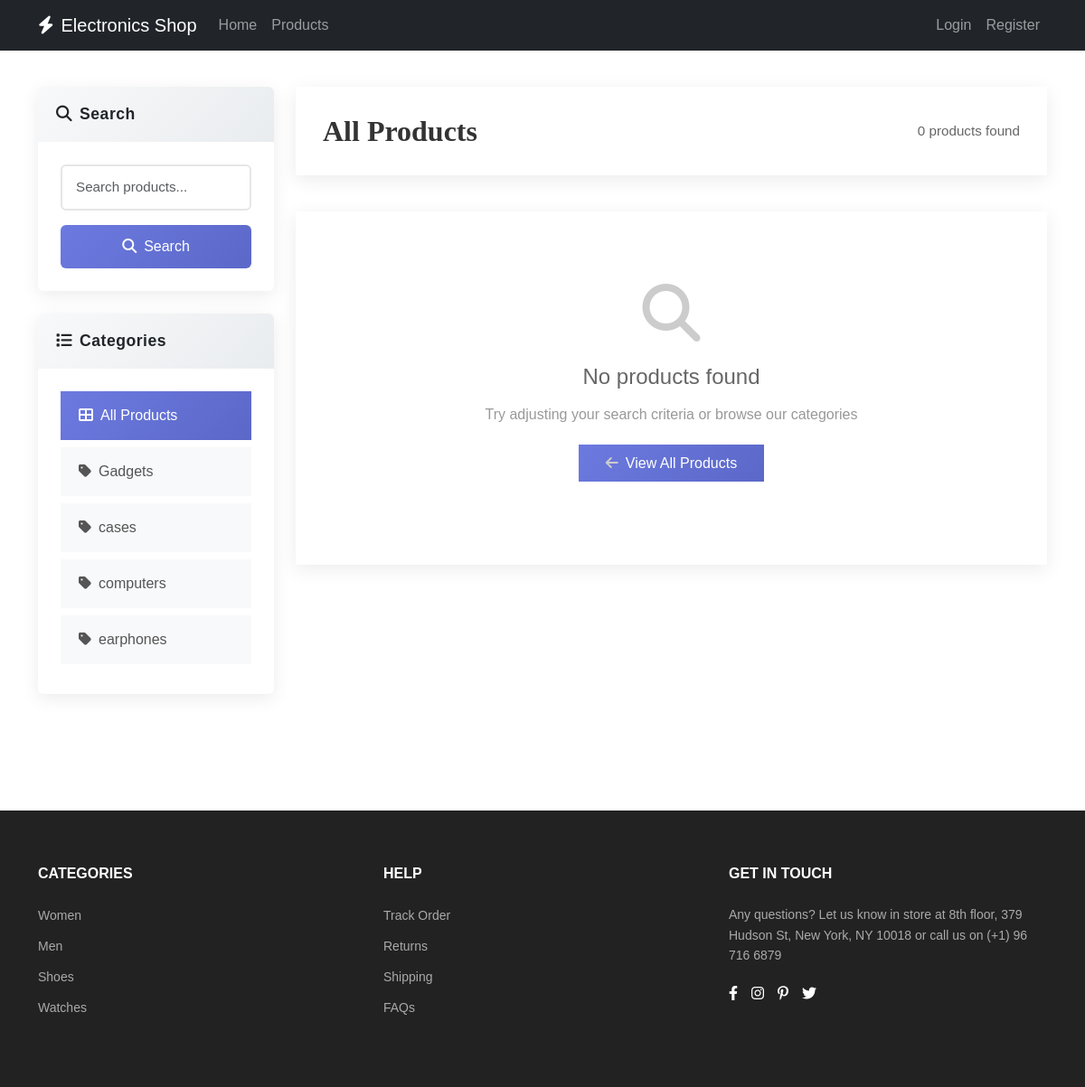
Screenshot of /products/ with the database file from the repository.
### store/models.py (models this page shows, shortened)
class Category(models.Model):
    name = models.CharField(max_length=100)
    slug = models.SlugField(unique=True)
    created_at = models.DateTimeField(auto_now_add=True)
    class Meta:
        verbose_name_plural = "Categories"

### store/views.py (the view)
# urls.py: path("products/", views.product_list, name="product_list"),
def product_list(req):
    products = Product.objects.filter(is_available=True)
    categories = Category.objects.all()
    category_slug = req.GET.get("category")
    if category_slug:
        products = products.filter(category__slug=category_slug)
    search_query = req.GET.get("search")
    if search_query:
        products = products.filter(
            Q(name__icontains=search_query),
            Q(brand__icontains=search_query),
        )
    context = {
        "products": products,
        "categories": categories,
        "current_category": category_slug,
    }
    return render(req, "store/product_list.html", context)

### templates/store/product_list.html (shortened to what this page needs)
{% extends 'store/_base.html' %}
{% load static %}
{% block extra_css %}
  <link rel="stylesheet" href="{% static 'css/product_list.css' %}" />
{% endblock %}
{% block content %}
  <div class="main-content">
    <div class="container">
      <div class="row">
        <div class="col-lg-3 mb-4">
          <div class="card sidebar-card">
            <div class="card-header">
              <h5 class="mb-0"><i class="fas fa-search me-2"></i>Search</h5>
            </div>
            <div class="card-body">
              <form method="GET" action="{% url 'product_list' %}">
                <div class="mb-3">
                  <input type="text" class="form-control search-input" name="search" placeholder="Search products..." value="{{ request.GET.search }}" />
                </div>
                <button type="submit" class="btn btn-search w-100"><i class="fas fa-search me-2"></i>Search</button>
              </form>
            </div>
          </div>
          <div class="card sidebar-card">
            <div class="card-header">
              <h5 class="mb-0"><i class="fas fa-list me-2"></i>Categories</h5>
            </div>
            <div class="card-body">
              <div class="category-list">
                <a href="{% url 'product_list' %}" class="category-item d-block {% if not current_category %}active{% endif %}"><i class="fas fa-th-large me-2"></i>All Products</a>
                {% for category in categories %}
                  <a href="{% url 'product_list' %}?category={{ category.slug }}" class="category-item d-block {% if current_category == category.slug %}active{% endif %}"><i class="fas fa-tag me-2"></i>{{ category.name }}</a>
                {% endfor %}
              </div>
            </div>
          </div>
        </div>
        <div class="col-lg-9">
          <div class="products-header">
            <div class="d-flex justify-content-between align-items-center">
              <h2 class="products-title">
                {% if current_category %}
                  {% for category in categories %}
                    {% if category.slug == current_category %}
                      {{ category.name }}
                    {% endif %}
                  {% endfor %}
                {% else %}
                  All Products
                {% endif %}
              </h2>
              <span class="products-count">{{ products.count }} products found</span>
            </div>
          </div>
          {% if products %}
            <div class="row">
              {% for product in products %}
                <div class="col-md-6 col-xl-4 mb-4">
                  <div class="card product-card h-100">
                    <div class="product-image">
                      {% if product.image %}
                        <img src="{{ product.image.url }}" alt="{{ product.name }}" />
                      {% else %}
                        <img src="https://via.placeholder.com/300x250/6c757d/ffffff?text={{ product.name|truncatechars:10 }}" alt="{{ product.name }}" />
                      {% endif %}
                    </div>
                    <div class="card-body product-body d-flex flex-column">
                      <h5 class="product-title">{{ product.name|truncatechars:40 }}</h5>
                      <p class="product-brand">{{ product.brand }}</p>
                      <p class="product-description">{{ product.description|truncatechars:80 }}</p>
                      <div class="mt-1">
                        <div class="d-flex justify-content-between align-items-center mb-1">
                          <span class="product-price">${{ product.price }}</span>
                          {% if product.stock > 0 %}
                            <span class="stock-badge in-stock">In Stock</span>
                          {% else %}
                            <span class="stock-badge out-of-stock">Out of Stock</span>
                          {% endif %}
                        </div>
                        <div class="btn-group w-100 product-buttons" role="group">
                          <a href="{% url 'product_detail' product.slug %}" class="btn btn-view"><i class="fas fa-eye me-1"></i>View</a>
                          {% if user.is_authenticated and product.stock > 0 %}
                            <a href="{% url 'add_to_cart' product.id %}" class="btn btn-cart"><i class="fas fa-shopping-cart me-1"></i>Add to Cart</a>
                          {% endif %}
                        </div>
                      </div>
                    </div>
                  </div>
                </div>
              {% endfor %}
            </div>
          {% else %}
            <div class="no-products">
              <i class="fas fa-search fa-4x"></i>
              <h4>No products found</h4>
              <p>Try adjusting your search criteria or browse our categories</p>
              <a href="{% url 'product_list' %}" class="btn-back-to-products"><i class="fas fa-arrow-left me-2"></i>View All Products</a>
            </div>
          {% endif %}
        </div>
      </div>
    </div>
  </div>
{% endblock %}

### templates/store/_base.html (shortened to what this page needs)
<!DOCTYPE html>
<html lang="en">
  <head>
    <link href="https://cdn.jsdelivr.net/npm/bootstrap@5.3.7/dist/css/bootstrap.min.css" rel="stylesheet" />
    <link href="https://cdnjs.cloudflare.com/ajax/libs/font-awesome/6.0.0/css/all.min.css" rel="stylesheet" />
    <link rel="stylesheet" href="https://cdnjs.cloudflare.com/ajax/libs/font-awesome/6.4.0/css/all.min.css" />
    {% block extra_css %}
    {% endblock %}
  </head>
  <body>
    <nav class="navbar navbar-expand-lg navbar-dark bg-dark">
      <div class="container">
        <a class="navbar-brand" href="{% url 'home' %}"><i class="fas fa-bolt me-2"></i>Electronics Shop</a>
        <div class="collapse navbar-collapse" id="navbarNav">
          <ul class="navbar-nav me-auto">
            <li class="nav-item">
              <a class="nav-link" href="{% url 'home' %}">Home</a>
            </li>
            <li class="nav-item">
              <a class="nav-link" href="{% url 'product_list' %}">Products</a>
            </li>
          </ul>
          <ul class="navbar-nav">
            {% if user.is_authenticated %}
              <li class="nav-item">
                <a class="nav-link" href="{% url 'cart_view' %}"><i class="fas fa-shopping-cart"></i> Cart</a>
              </li>
              <li class="nav-item">
                <a class="nav-link" href="{% url 'order_history' %}">Orders</a>
              </li>
              <li class="nav-item">
                <a class="nav-link" href="#" role="button"><i class="fas fa-user"></i> {{ user.username }}</a>
              </li>
              <li class="nav-item">
                <form method="POST" action="{% url 'logout' %}" class="d-inline">
                  {% csrf_token %}
                  <button type="submit" class="nav-link btn btn-link text-light">Logout</button>
                </form>
              </li>
            {% else %}
              <li class="nav-item">
                <a class="nav-link" href="{% url 'login' %}">Login</a>
              </li>
              <li class="nav-item">
                <a class="nav-link" href="{% url 'register' %}">Register</a>
              </li>
            {% endif %}
          </ul>
        </div>
      </div>
    </nav>
    <main>
      {% block content %}
      {% endblock %}
    </main>
    <footer class="footer">
      <div class="container">
        <div class="footer-content">
          <div class="footer-section categories">
            <h3 class="footer-title">CATEGORIES</h3>
            <ul>
              <li>
                <a href="#">Women</a>
              </li>
              <li>
                <a href="#">Men</a>
              </li>
              <li>
                <a href="#">Shoes</a>
              </li>
              <li>
                <a href="#">Watches</a>
              </li>
            </ul>
          </div>
          <div class="footer-section help">
            <h3 class="footer-title">HELP</h3>
            <ul>
              <li>
                <a href="#">Track Order</a>
              </li>
              <li>
                <a href="#">Returns</a>
              </li>
              <li>
                <a href="#">Shipping</a>
              </li>
              <li>
                <a href="#">FAQs</a>
              </li>
            </ul>
          </div>
          <div class="footer-section get-in-touch">
            <h3 class="footer-title">GET IN TOUCH</h3>
            <p class="contact-info">Any questions? Let us know in store at 8th floor, 379 Hudson St, New York, NY 10018 or call us on (+1) 96 716 6879</p>
            <div class="social-icons">
              <a href="#"><i class="fab fa-facebook-f"></i></a>
              <a href="#"><i class="fab fa-instagram"></i></a>
              <a href="#"><i class="fab fa-pinterest-p"></i></a>
              <a href="#"><i class="fab fa-twitter"></i></a>
            </div>
          </div>
        </div>
      </div>
    </footer>
  </body>
</html>

### static/css/product_list.css (style rules this page uses)
.main-content { padding: 40px 0 80px; }
.sidebar-card { border: none; box-shadow: 0 5px 20px rgba(0, 0, 0, 0.08); margin-bottom: 25px; overflow: hidden; transition: transform 0.3s ease, box-shadow 0.3s ease; }
.sidebar-card .card-header { background: linear-gradient(135deg, #f8f9fa, #e9ecef); border: none; padding: 20px; }
.sidebar-card .card-header h5 { font-weight: 600; margin: 0; font-size: 1.1rem; letter-spacing: 0.5px; }
.sidebar-card .card-body { padding: 25px; }
.search-input { border: 2px solid #e6e6e6; padding: 12px 15px; font-size: 0.95rem; transition: all 0.3s ease; }
.btn-search { background: linear-gradient(135deg, #6c7ae0 0%, #5c68c8 100%); border: none; padding: 12px 25px; font-weight: 500; transition: all 0.3s ease; color: #fff; }
.category-list { border: none; }
.category-item { border: none; margin-bottom: 8px; padding: 15px 20px; color: #555; text-decoration: none; transition: all 0.3s ease; font-weight: 400; background-color: #f8f9fa; }
.category-item.active { background: linear-gradient(135deg, #6c7ae0 0%, #5c68c8 100%); color: white; font-weight: 500; }
.products-header { margin-bottom: 40px; padding: 30px; background: white; box-shadow: 0 5px 20px rgba(0, 0, 0, 0.08); }
.products-title { font-family: "Playfair Display", serif; font-size: 2rem; font-weight: 600; color: #333; margin: 0; }
.products-count { color: #666; font-size: 0.95rem; font-weight: 400; }
.no-products { text-align: center; padding: 80px 20px; background: white; box-shadow: 0 5px 20px rgba(0, 0, 0, 0.08); }
.no-products i { color: #ccc; margin-bottom: 25px; }
.no-products h4 { color: #666; font-weight: 500; margin-bottom: 15px; }
.no-products p { color: #999; margin-bottom: 30px; }
.btn-back-to-products { background: linear-gradient(135deg, #6c7ae0 0%, #5c68c8 100%); border: none; color: white; padding: 12px 30px; font-weight: 500; text-decoration: none; transition: all 0.3s ease; }

### templates/store/_base.html (style rules this page uses)
html, body { height: 100%; }
body { font-family: 'Playfair Display', sans-serif !important; min-height: 100vh; }
main { flex: 1; }
.footer { background-color: #222; color: #aaa; padding: 60px 0 30px; margin-top: auto; }
.footer-content { display: grid; grid-template-columns: repeat(3, 1fr); gap: 30px; margin-bottom: 30px; }
.footer-title { color: white; font-size: 16px; margin-bottom: 25px; font-weight: 600; }
.footer-section ul { list-style: none; padding: 0; }
.footer-section li { margin-bottom: 10px; }
.footer-section a { color: #aaa; text-decoration: none; font-size: 14px; transition: color 0.3s ease; }
.contact-info { font-size: 14px; line-height: 1.6; margin-bottom: 20px; }
.social-icons { display: flex; gap: 15px; }
.social-icons a { color: white; font-size: 16px; }

### rows the page displays
Category: name "Gadgets"
Category: name "cases"
Category: name "computers"
Category: name "earphones"

### other values shown
{{ products.count }} "0"
